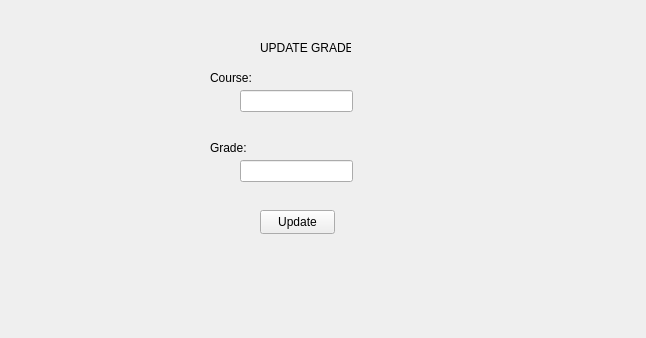
<?xml version="1.0" encoding="UTF-8"?>
<ui version="4.0">
 <class>UpdateGradeWindow</class>
 <widget class="QWidget" name="UpdateGradeWindow">
  <property name="geometry">
   <rect>
    <x>0</x>
    <y>0</y>
    <width>646</width>
    <height>338</height>
   </rect>
  </property>
  <property name="windowTitle">
   <string>Form</string>
  </property>
  <widget class="QLabel" name="updateGradeLabel">
   <property name="geometry">
    <rect>
     <x>260</x>
     <y>40</y>
     <width>91</width>
     <height>16</height>
    </rect>
   </property>
   <property name="text">
    <string>UPDATE GRADE</string>
   </property>
  </widget>
  <widget class="QLabel" name="courseLabel">
   <property name="geometry">
    <rect>
     <x>210</x>
     <y>70</y>
     <width>49</width>
     <height>16</height>
    </rect>
   </property>
   <property name="text">
    <string>Course:</string>
   </property>
  </widget>
  <widget class="QLabel" name="gradeLabel">
   <property name="geometry">
    <rect>
     <x>210</x>
     <y>140</y>
     <width>49</width>
     <height>16</height>
    </rect>
   </property>
   <property name="text">
    <string>Grade:</string>
   </property>
  </widget>
  <widget class="QLineEdit" name="courseInput">
   <property name="geometry">
    <rect>
     <x>240</x>
     <y>90</y>
     <width>113</width>
     <height>22</height>
    </rect>
   </property>
  </widget>
  <widget class="QLineEdit" name="lineEdit_2">
   <property name="geometry">
    <rect>
     <x>240</x>
     <y>160</y>
     <width>113</width>
     <height>22</height>
    </rect>
   </property>
  </widget>
  <widget class="QPushButton" name="pushButton">
   <property name="geometry">
    <rect>
     <x>260</x>
     <y>210</y>
     <width>75</width>
     <height>24</height>
    </rect>
   </property>
   <property name="text">
    <string>Update</string>
   </property>
  </widget>
 </widget>
 <resources/>
 <connections/>
</ui>
